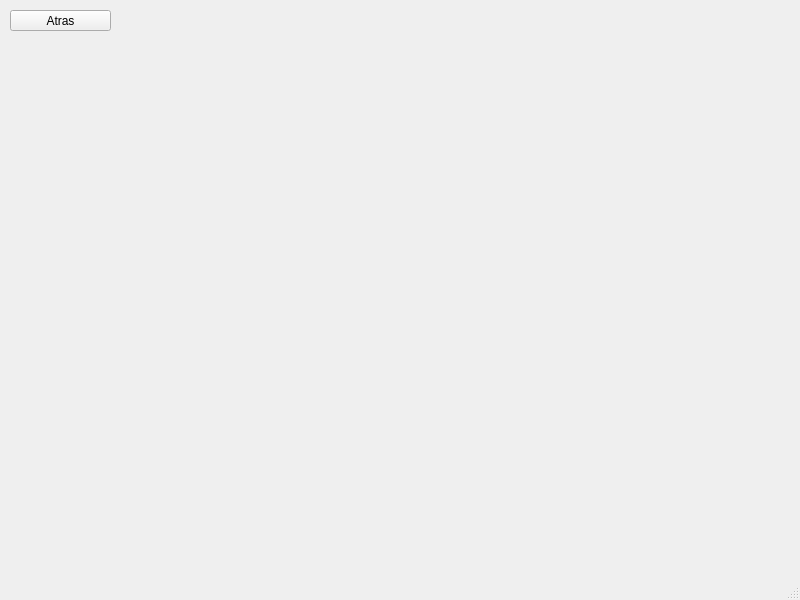
<?xml version="1.0" encoding="UTF-8"?>
<ui version="4.0">
 <class>MainWindow</class>
 <widget class="QMainWindow" name="MainWindow">
  <property name="geometry">
   <rect>
    <x>0</x>
    <y>0</y>
    <width>800</width>
    <height>600</height>
   </rect>
  </property>
  <property name="windowTitle">
   <string>MainWindow</string>
  </property>
  <widget class="QWidget" name="centralwidget">
   <widget class="QLabel" name="label">
    <property name="geometry">
     <rect>
      <x>0</x>
      <y>0</y>
      <width>800</width>
      <height>600</height>
     </rect>
    </property>
    <property name="text">
     <string/>
    </property>
    <property name="scaledContents">
     <bool>true</bool>
    </property>
   </widget>
   <widget class="QPushButton" name="pushButton">
    <property name="geometry">
     <rect>
      <x>10</x>
      <y>10</y>
      <width>101</width>
      <height>21</height>
     </rect>
    </property>
    <property name="text">
     <string>Atras</string>
    </property>
   </widget>
  </widget>
  <widget class="QMenuBar" name="menubar">
   <property name="geometry">
    <rect>
     <x>0</x>
     <y>0</y>
     <width>800</width>
     <height>21</height>
    </rect>
   </property>
  </widget>
  <widget class="QStatusBar" name="statusbar"/>
 </widget>
 <resources/>
 <connections/>
</ui>
